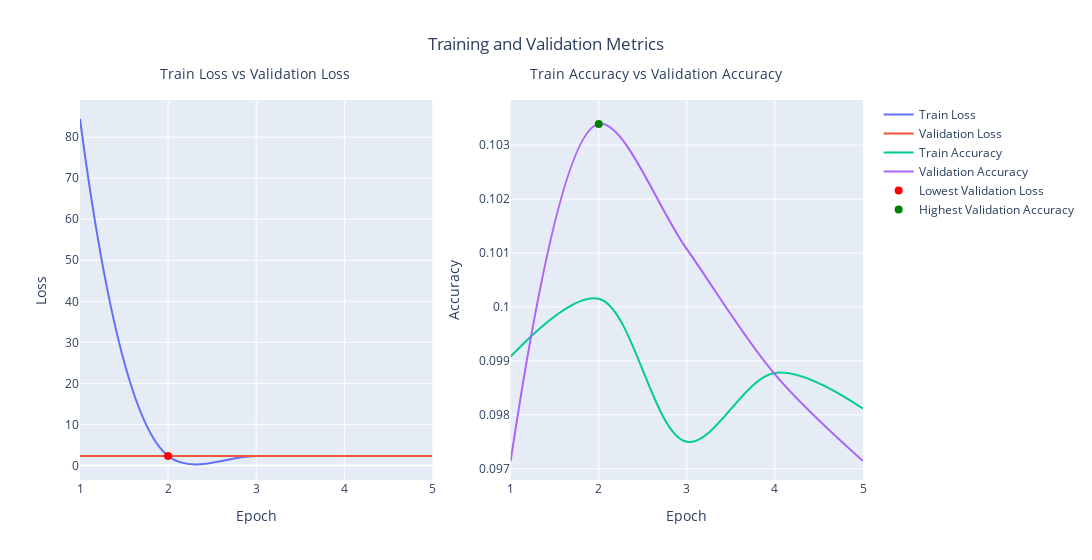

Here is the notebook cell this chart was saved with:
### Markdown cell above
Zkusím tedy to samé pro podělená data

### Code cell
model = MyNet()
loss_fn = torch.nn.CrossEntropyLoss()
optimizer = torch.optim.SGD(model.parameters(), lr=0.1)
train(model, loss_fn, optimizer, 5, trainLoader=scaled_training_loader, valLoader=scaled_validation_loader)

### Figure 1 — Plotly figure (JSON) as saved in the notebook; plotly's stock layout.template omitted (floating-point values rounded to 4 significant figures)
{"data": [{"line": {"shape": "spline"}, "mode": "lines", "name": "Train Loss", "type": "scatter", "x": [1, 2, 3, 4, 5], "xaxis": "x", "y": [84.44, 2.303, 2.303, 2.303, 2.303], "yaxis": "y"}, {"line": {"shape": "spline"}, "mode": "lines", "name": "Validation Loss", "type": "scatter", "x": [1, 2, 3, 4, 5], "xaxis": "x", "y": [2.304, 2.303, 2.303, 2.303, 2.304], "yaxis": "y"}, {"line": {"shape": "spline"}, "mode": "lines", "name": "Train Accuracy", "type": "scatter", "x": [1, 2, 3, 4, 5], "xaxis": "x2", "y": [0.09908, 0.1002, 0.0975, 0.09878, 0.09811], "yaxis": "y2"}, {"line": {"shape": "spline"}, "mode": "lines", "name": "Validation Accuracy", "type": "scatter", "x": [1, 2, 3, 4, 5], "xaxis": "x2", "y": [0.09714, 0.1034, 0.1011, 0.09875, 0.09714], "yaxis": "y2"}, {"marker": {"color": "red", "size": 8}, "mode": "markers", "name": "Lowest Validation Loss", "type": "scatter", "x": [2], "xaxis": "x", "y": [2.303], "yaxis": "y"}, {"marker": {"color": "green", "size": 8}, "mode": "markers", "name": "Highest Validation Accuracy", "type": "scatter", "x": [2], "xaxis": "x2", "y": [0.1034], "yaxis": "y2"}], "layout": {"annotations": [{"font": {"size": 14}, "showarrow": false, "text": "Train Loss vs Validation Loss", "x": 0.1, "xref": "paper", "y": 1.1, "yref": "paper"}, {"font": {"size": 14}, "showarrow": false, "text": "Train Accuracy vs Validation Accuracy", "x": 0.9, "xref": "paper", "y": 1.1, "yref": "paper"}], "title": {"text": "Training and Validation Metrics", "x": 0.5}, "width": 1200, "xaxis": {"anchor": "y", "domain": [0, 0.45], "title": {"text": "Epoch"}}, "xaxis2": {"anchor": "y2", "domain": [0.55, 1], "title": {"text": "Epoch"}}, "yaxis": {"anchor": "x", "domain": [0, 1], "title": {"text": "Loss"}}, "yaxis2": {"anchor": "x2", "domain": [0, 1], "title": {"text": "Accuracy"}}}}
